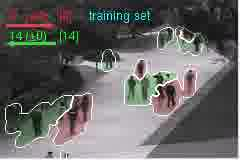
%> input picture data_preparation/IMG_2.jpg, 240 x 160 px
$ octave test.m   (GNU Octave 9; MATLAB toolbox functions it lacks are replaced by stand-ins)
%> lines starting %> are read from the running program, lines starting %| are printed output that depends on the picture; in (x1, y1, x2, y2) boxes, pixels count from 0 and x2, y2 are one past the last pixel; in counts of white or black regions, pixels touching at a corner belong together; the program's own positions count from 1
H = fspecial('Gaussian',[15, 15],0.3);
load('vidf1_33_roi_mainwalkway.mat');
mask = roi.mask;
im = imread('IMG_2.jpg');
%> im is the input picture: size 160x240x3 uint8; mean R, G, B 101.9, 101.2, 99.8

x = roi.xi;
y = roi.yi;
[h, w, c] = size(im);
%> h = 160; w = 240; c = 3
if (c == 3)
im = rgb2gray(im);
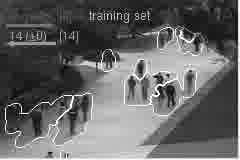
%> im: size 160x240 uint8; min 0, max 255, mean 101.2
end
bw = roipoly(im,floor(x),floor(y));
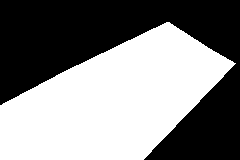
%> bw: size 160x240 logical; 51.7% white; 1 black region, box (x1, y1, x2, y2) and area: (0, 0, 240, 160) 18530
im1 = zeros(size(bw));
im1(1,2) = 1;
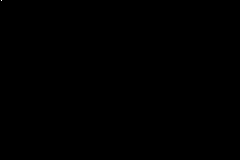
%> im1: size 160x240 double; values 0 (black) and 1 (white), 0% white in thin lines or dots, all inside (x1, y1, x2, y2) = (1, 0, 2, 1)
JJ = roifilt2(H,im1(1:158,1:238),mask);
disp(sum(sum(H)));
disp(sum(sum(im(1:158,1:238))));
%| 3704025
disp(sum(sum(JJ)));
%| 1
